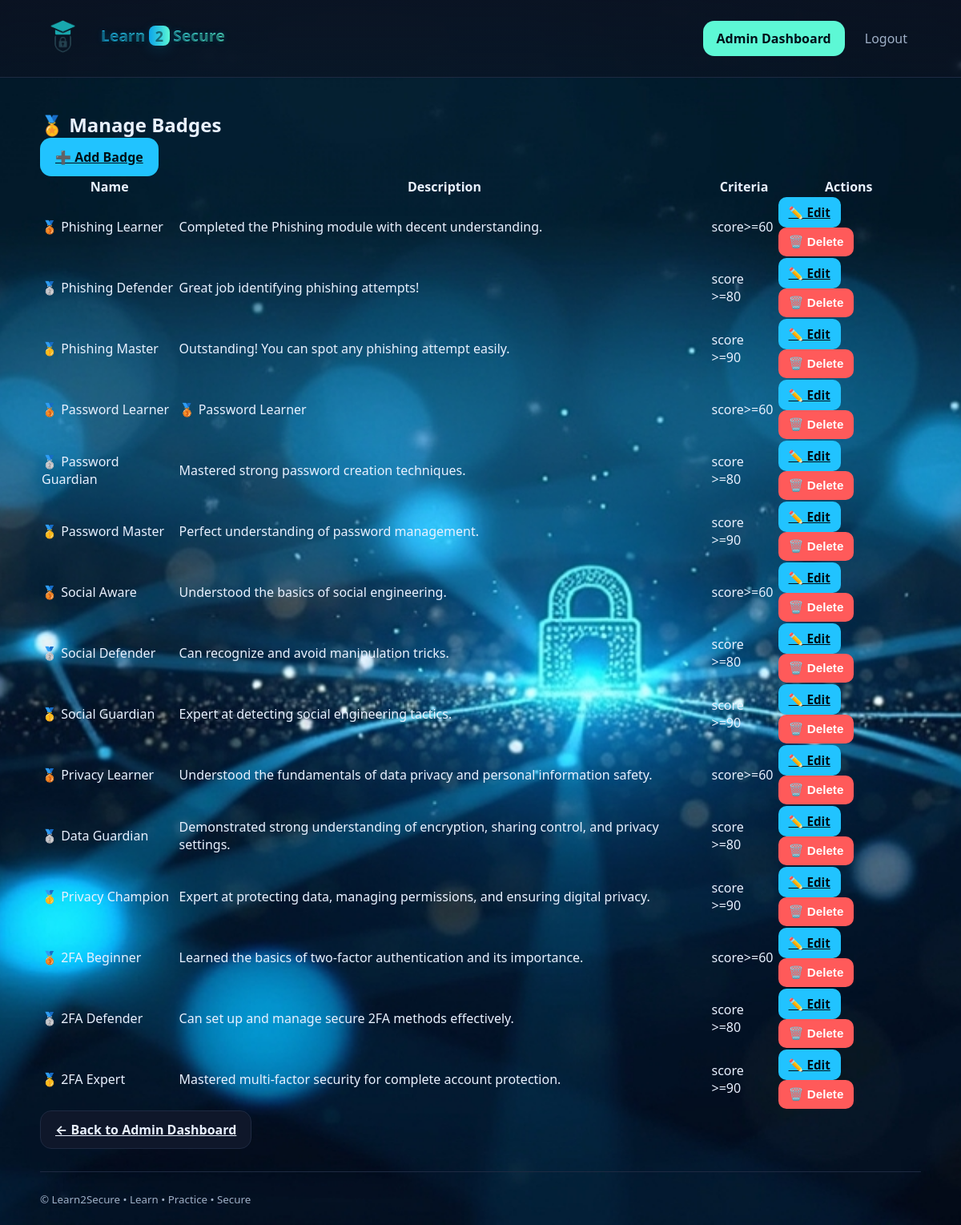
Page /admin/badges (signed in) on the committed database.
### app/models.py (models this page shows)
class Badge(db.Model):
    id = db.Column(db.Integer, primary_key=True)
    name = db.Column(db.String(100), nullable=False)
    description = db.Column(db.String(255), nullable=False)
    criteria = db.Column(db.String(255), nullable=False)
    module_id = db.Column(db.Integer, db.ForeignKey('module.id'), nullable=True)  # <-- Add this line
    module = db.relationship('Module', backref='badges')

### app/routes/admin_routes.py (the view)
    @login_required
    def wrapped_view(*args, **kwargs):
        if not current_user.is_admin:
            flash("Admin access only.")
            return redirect(url_for('user.dashboard'))
        return view_func(*args, **kwargs)

### app/models.py (called while the page is built)
@login_manager.user_loader
def load_user(user_id):
    return User.query.get(int(user_id))

### app/routes/admin_routes.py (called while the page is built)
def admin_required(view_func):
    @login_required
    def wrapped_view(*args, **kwargs):
        if not current_user.is_admin:
            flash("Admin access only.")
            return redirect(url_for('user.dashboard'))
        return view_func(*args, **kwargs)
    wrapped_view.__name__ = view_func.__name__
    return wrapped_view

@admin_bp.route('/badges')
@admin_required
def badges():
    badges = Badge.query.all()
    return render_template('admin/badges.html', badges=badges)

### app/templates/admin/badges.html
{% extends "base.html" %}
{% block content %}
<div class="dashboard-container">
    <h2>🏅 Manage Badges</h2>
    <a href="{{ url_for('admin.add_badge') }}" class="btn">➕ Add Badge</a>
    <table class="styled-table">
        <thead>
            <tr>
                <th>Name</th>
                <th>Description</th>
                <th>Criteria</th>
                <th>Actions</th>
            </tr>
        </thead>
        <tbody>
            {% for badge in badges %}
            <tr>
                <td>{{ badge.name }}</td>
                <td>{{ badge.description }}</td>
                <td>{{ badge.criteria }}</td>
                <td>
                    <a href="{{ url_for('admin.edit_badge', id=badge.id) }}" class="btn small">✏️ Edit</a>
                    <form action="{{ url_for('admin.delete_badge', id=badge.id) }}" method="POST" style="display:inline;">
                        <button type="submit" class="btn small danger">🗑️ Delete</button>
                    </form>
                </td>
            </tr>
            {% endfor %}
        </tbody>
    </table>
    <a href="{{ url_for('admin.admin_home') }}" class="btn secondary">← Back to Admin Dashboard</a>
</div>
{% endblock %}

### app/static/css/style.css (style rules this page uses)
:root { --bg: #0b1220; --panel: #111a2b; --panel-2: #0e1627; --primary: #21c3ff; --primary-2: #0ea5e9; --accent: #5df8d5; --text: #e9f1ff; --muted: #9fb0c7; --line: #1e2a42; --warn-bg: #fff3cd; --warn: #856404; --danger: #ff5a5a; --ok: #30e69a; --brand-size: 60px; }
* { box-sizing: border-box; margin: 0; padding: 0; }
html, body { height: 100%; }
body { font-family: ui-sans-serif, system-ui, -apple-system, "Segoe UI", Roboto, Arial; background: radial-gradient(1200px 600px at 10% -10%, #18233a 0%, #0b1220 40%) fixed; color: var(--text); background: url("../images/cyber-bg.jpg") no-repeat center center fixed; background-size: cover; background-color: #0a0f1a; }
.btn { display: inline-flex; align-items: center; justify-content: center; gap: 8px; padding: 12px 18px; border-radius: 14px; border: 1px solid transparent; background: var(--primary); color: #001018; font-weight: 700; cursor: pointer; transition: transform .08s ease, filter .2s ease; }
.btn.secondary { background: #0f172a; color: var(--text); border-color: var(--line); }
.btn.danger { background: var(--danger); color: #fff; }
.btn.small { padding: 8px 12px; border-radius: 10px; font-size: .95rem; }

### rows in the picture
Badge: name "🥉 Phishing Learner", description "Completed the Phishing module with decent understanding.", criteria "score>=60"
Badge: name "🥈 Phishing Defender", description "Great job identifying phishing attempts!", criteria "score >=80"
Badge: name "🥇 Phishing Master", description "Outstanding! You can spot any phishing attempt easily.", criteria "score >=90"
Badge: name "🥉 Password Learner", description "🥉 Password Learner", criteria "score>=60"
Badge: name "🥈 Password Guardian", description "Mastered strong password creation techniques.", criteria "score >=80"
Badge: name "🥇 Password Master", description "Perfect understanding of password management.", criteria "score >=90"
Badge: name "🥉 Social Aware", description "Understood the basics of social engineering.", criteria "score>=60"
Badge: name "🥈 Social Defender", description "Can recognize and avoid manipulation tricks.", criteria "score >=80"
Badge: name "🥇 Social Guardian", description "Expert at detecting social engineering tactics.", criteria "score >=90"
Badge: name "🥉 Privacy Learner", description "Understood the fundamentals of data privacy and personal information safety.", criteria "score>=60"
Badge: name "🥈 Data Guardian", description "Demonstrated strong understanding of encryption, sharing control, and privacy settings.", criteria "score >=80"
Badge: name "🥇 Privacy Champion", description "Expert at protecting data, managing permissions, and ensuring digital privacy.", criteria "score >=90"
Badge: name "🥉 2FA Beginner", description "Learned the basics of two-factor authentication and its importance.", criteria "score>=60"
Badge: name "🥈 2FA Defender", description "Can set up and manage secure 2FA methods effectively.", criteria "score >=80"
Badge: name "🥇 2FA Expert", description "Mastered multi-factor security for complete account protection.", criteria "score >=90"
